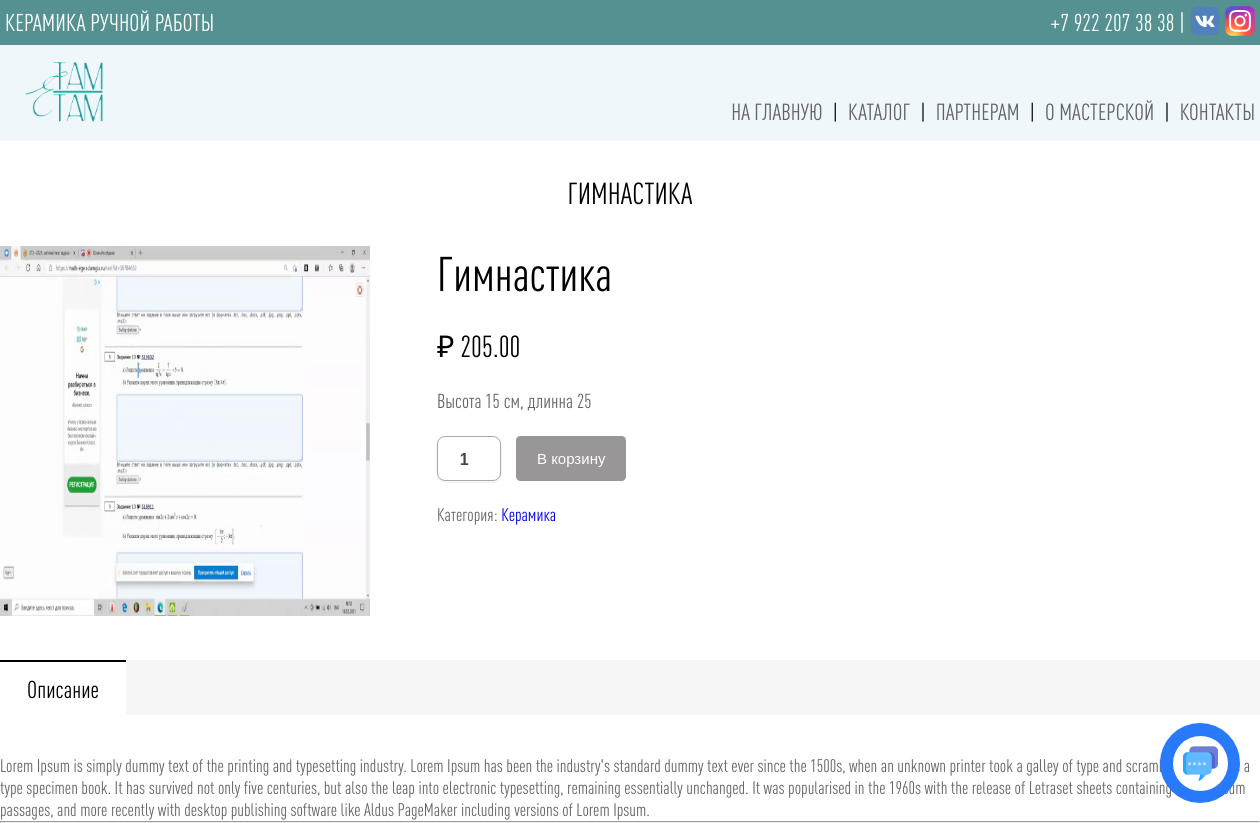
The app's page /catalog/product/gimnastica, older data.
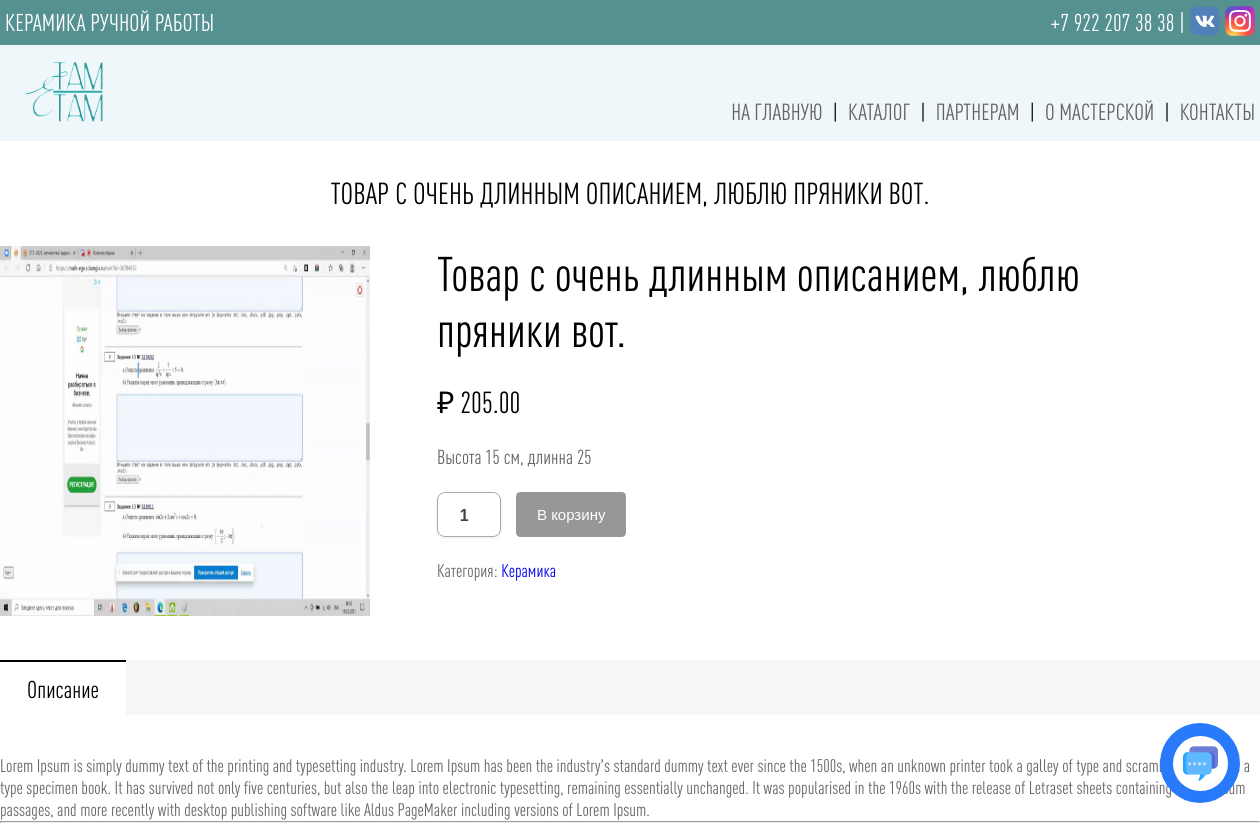
The same page, newer data.
### catalog/models.py (models this page shows, shortened)
class Product(models.Model):
    category = models.ForeignKey(Category, verbose_name='Категория', on_delete=models.CASCADE)
    image = models.ImageField(upload_to='catalog/images', verbose_name='Изображение товара', null=True)
    title = models.CharField(max_length=250, verbose_name='Имя товара')
    size = models.CharField(max_length=250, verbose_name='Размеры товара', null=True)
    descriprion = models.TextField(verbose_name='Описание товара', null=True)
    price = models.DecimalField(max_digits=9, decimal_places=2, verbose_name='Цена')
    slug = models.SlugField(unique=True, verbose_name='Текст для ссылки (введите название товара на английском)')

class Category(models.Model):
    name = models.CharField(max_length=100, verbose_name='Имя категории')
    slug = models.SlugField(unique=True, verbose_name='Текст для ссылки (введите название товара на английском)')
    image = models.ImageField(upload_to='catalog/images' ,verbose_name='Изображение категории', null=True)
    add_in_home = models.BooleanField(verbose_name='Добавить эту категорию на главную страницу?', null=True)
    add_in_partners = models.BooleanField(verbose_name='Добавить эту категорию на cтраницу для пратнеров?', null=True)

### catalog/views.py (the view)
# urls.py: path('product/<str:slug>', views.product_detail, name='product_detail'),
def product_detail(request, slug):
    product = get_object_or_404(Product, slug=slug)
    context = {'product' : product, 'cart_product_form': cart_product_form}
    return render(request, 'catalog/product_detail.html', context)

### main/forms.py
class CartForm(forms.Form):
    email = forms.CharField(label='Email', widget=forms.TextInput(attrs={'class' : 'input-info', 'type' : 'email', 'autocomplete' : 'off'}))
    number = forms.CharField(label='Номер', widget=forms.TextInput(attrs={'class' : 'input-info', 'type' : 'tel'}))
    gift_sertificate = forms.CharField(label='Есть подарочный сертификат?', widget=forms.TextInput(attrs={'class' : 'input-info'}))
    city = forms.CharField(label='Город', widget=forms.TextInput(attrs={'class' : 'input-info'}))
    type_dost = forms.NullBooleanField(label='Доставка', widget=forms.CheckboxInput(attrs={'class' : 'xz'}))
    name_of_user = forms.CharField(label='Получатель (ФИО полностью)', widget=forms.TextInput(attrs={'class' : 'input-info'}))
    street = forms.CharField(label='Улица', widget=forms.TextInput(attrs={'class' : 'input-info'}))
    house = forms.CharField(label='Дом', widget=forms.TextInput(attrs={'class' : 'input-home-room'}))
    room = forms.CharField(label='Квартира/офис', widget=forms.TextInput(attrs={'class' : 'input-home-room'}))
    commit = forms.CharField(required=False ,label='Комментарий к заказу', widget=forms.Textarea(attrs={'class' : 'input-commit'}))

### catalog/templates/catalog/product_detail.html (shortened to what this page needs)
{% extends 'main/base.html' %}
{% block content %}
    <h2 class='title-of-product-detail'>{{ product.title }}</h2>
    <div class="product-item-detail">
        <div class="img-of-product-detail">
            <a href="{% url 'catalog:product_detail' product.slug %}"><img src="{{ product.image.url }}" alt="" class="product-img-detail" height="370" width="370"></a>
        </div>
        <div class="info-of-product-detail">
            <h3 class="product-title-detail">{{ product.title }}</h3>
            <p class='product-price-detail'>₽ {{ product.price }}</p>
            <p class='size-of-product'>{{ product.size }}</p>
            <form action="{% url 'cart:cart_add' product.id %}" method="post">
                <div class="add-cart-block-detail">
                    <p id="w">{{ cart_product_form }}</p>
                    <input type="submit" value="В корзину" class="add-to-cart-1">
                </div>
            </form>
            <p class='category-of-product'>Категория: <a href="{% url 'catalog:category_detail' product.category.slug %}">{{ product.category.name }}</a></p>
        </div>
    </div>
    <div class="descriprion-of-product-detail">
        <div class="title-of-descriprion-detail">
            <div class="title-of-product-detail-1">
                <h4>Описание</h3>
            </div>
        </div>
        <p>{{ product.descriprion }}</p>
    </div>
{% endblock %}

Row changes from the older to the newer data that the page shows:
changed Product "Высота 15 см, длинна 25": title "ГИМНАСТИКА" → "ТОВАР С ОЧЕНЬ ДЛИННЫМ ОПИСАНИЕМ, ЛЮБЛЮ ПРЯНИКИ ВОТ."; title "Гимнастика" → "Товар с очень длинным описанием, люблю пряники вот."
